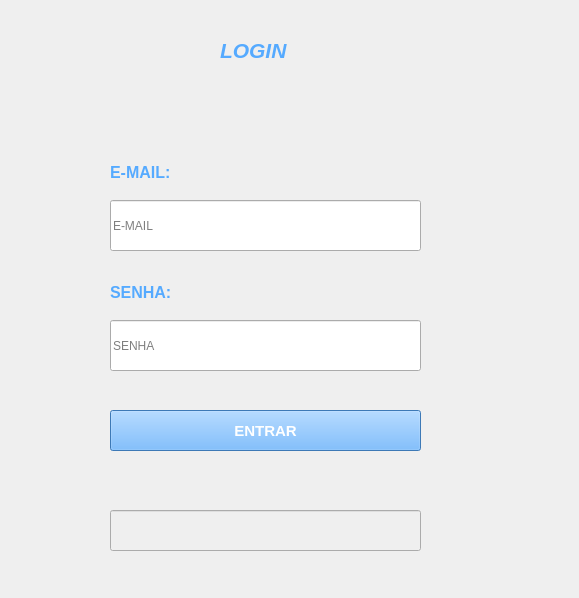
<?xml version="1.0" encoding="UTF-8"?>
<ui version="4.0">
 <class>Form</class>
 <widget class="QWidget" name="Form">
  <property name="geometry">
   <rect>
    <x>0</x>
    <y>0</y>
    <width>579</width>
    <height>598</height>
   </rect>
  </property>
  <property name="windowTitle">
   <string>Form</string>
  </property>
  <widget class="QLabel" name="label">
   <property name="geometry">
    <rect>
     <x>220</x>
     <y>30</y>
     <width>121</width>
     <height>41</height>
    </rect>
   </property>
   <property name="font">
    <font>
     <family>Arial</family>
     <pointsize>16</pointsize>
     <weight>75</weight>
     <italic>true</italic>
     <bold>true</bold>
    </font>
   </property>
   <property name="styleSheet">
    <string notr="true">color:rgb(85, 170, 255)</string>
   </property>
   <property name="text">
    <string>LOGIN</string>
   </property>
  </widget>
  <widget class="QLineEdit" name="lineEmail">
   <property name="geometry">
    <rect>
     <x>110</x>
     <y>200</y>
     <width>311</width>
     <height>51</height>
    </rect>
   </property>
   <property name="text">
    <string/>
   </property>
   <property name="placeholderText">
    <string>E-MAIL</string>
   </property>
  </widget>
  <widget class="QLabel" name="label_2">
   <property name="geometry">
    <rect>
     <x>110</x>
     <y>160</y>
     <width>74</width>
     <height>24</height>
    </rect>
   </property>
   <property name="font">
    <font>
     <family>Arial</family>
     <pointsize>12</pointsize>
     <weight>75</weight>
     <bold>true</bold>
    </font>
   </property>
   <property name="styleSheet">
    <string notr="true">color:rgb(85, 170, 255)</string>
   </property>
   <property name="text">
    <string>E-MAIL:</string>
   </property>
  </widget>
  <widget class="QLineEdit" name="lineSenha">
   <property name="geometry">
    <rect>
     <x>110</x>
     <y>320</y>
     <width>311</width>
     <height>51</height>
    </rect>
   </property>
   <property name="text">
    <string/>
   </property>
   <property name="echoMode">
    <enum>QLineEdit::Password</enum>
   </property>
   <property name="placeholderText">
    <string>SENHA</string>
   </property>
  </widget>
  <widget class="QPushButton" name="bEnter">
   <property name="geometry">
    <rect>
     <x>110</x>
     <y>410</y>
     <width>311</width>
     <height>41</height>
    </rect>
   </property>
   <property name="font">
    <font>
     <family>Arial</family>
     <pointsize>11</pointsize>
     <weight>75</weight>
     <bold>true</bold>
    </font>
   </property>
   <property name="styleSheet">
    <string notr="true">background-color: rgb(85, 170, 255);
color:rgb(255, 255, 255)</string>
   </property>
   <property name="text">
    <string>ENTRAR</string>
   </property>
  </widget>
  <widget class="QLabel" name="label_3">
   <property name="geometry">
    <rect>
     <x>110</x>
     <y>280</y>
     <width>74</width>
     <height>24</height>
    </rect>
   </property>
   <property name="font">
    <font>
     <family>Arial</family>
     <pointsize>12</pointsize>
     <weight>75</weight>
     <bold>true</bold>
    </font>
   </property>
   <property name="styleSheet">
    <string notr="true">color:rgb(85, 170, 255)</string>
   </property>
   <property name="text">
    <string>SENHA:</string>
   </property>
  </widget>
  <widget class="QLineEdit" name="lineEdit">
   <property name="enabled">
    <bool>false</bool>
   </property>
   <property name="geometry">
    <rect>
     <x>110</x>
     <y>510</y>
     <width>311</width>
     <height>41</height>
    </rect>
   </property>
   <property name="font">
    <font>
     <family>Arial</family>
     <pointsize>10</pointsize>
     <weight>50</weight>
     <italic>false</italic>
     <bold>false</bold>
    </font>
   </property>
  </widget>
  <widget class="QLabel" name="label_4">
   <property name="geometry">
    <rect>
     <x>0</x>
     <y>0</y>
     <width>581</width>
     <height>601</height>
    </rect>
   </property>
   <property name="text">
    <string/>
   </property>
   <property name="pixmap">
    <pixmap>fundo.jpg</pixmap>
   </property>
   <property name="scaledContents">
    <bool>true</bool>
   </property>
  </widget>
  <zorder>label_4</zorder>
  <zorder>label</zorder>
  <zorder>lineEmail</zorder>
  <zorder>label_2</zorder>
  <zorder>lineSenha</zorder>
  <zorder>bEnter</zorder>
  <zorder>label_3</zorder>
  <zorder>lineEdit</zorder>
 </widget>
 <resources/>
 <connections/>
</ui>
